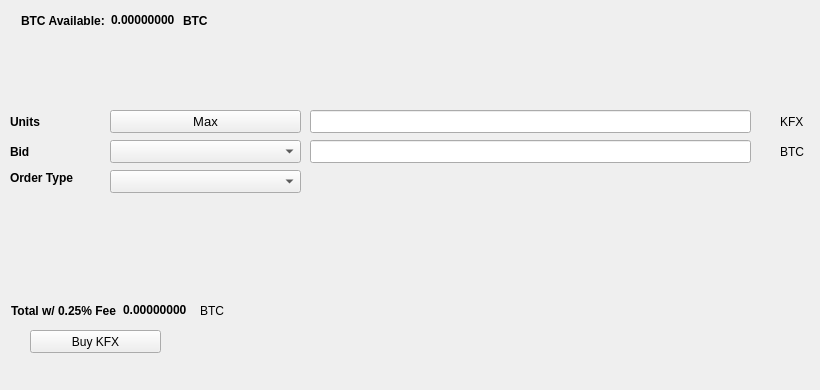
   <widget class="QWidget" name="BuyTab">
    <attribute name="title">
     <string>Buy</string>
    </attribute>
    <widget class="QPushButton" name="BuyKFX">
     <property name="geometry">
      <rect>
       <x>30</x>
       <y>330</y>
       <width>131</width>
       <height>23</height>
      </rect>
     </property>
     <property name="text">
      <string>Buy KFX</string>
     </property>
     <property name="icon">
      <iconset resource="../kfx.qrc">
       <normaloff>:/icons/bitcoin</normaloff>:/icons/bitcoin</iconset>
     </property>
    </widget>
    <widget class="QLabel" name="label_3">
     <property name="geometry">
      <rect>
       <x>10</x>
       <y>110</y>
       <width>46</width>
       <height>23</height>
      </rect>
     </property>
     <property name="font">
      <font>
       <weight>75</weight>
       <bold>true</bold>
      </font>
     </property>
     <property name="text">
      <string>Units</string>
     </property>
    </widget>
    <widget class="QLineEdit" name="UnitsInput">
     <property name="geometry">
      <rect>
       <x>310</x>
       <y>110</y>
       <width>441</width>
       <height>23</height>
      </rect>
     </property>
     <property name="font">
      <font>
       <pointsize>9</pointsize>
       <weight>75</weight>
       <bold>true</bold>
      </font>
     </property>
    </widget>
    <widget class="QLineEdit" name="BuyBidPriceEdit">
     <property name="geometry">
      <rect>
       <x>310</x>
       <y>140</y>
       <width>441</width>
       <height>23</height>
      </rect>
     </property>
     <property name="font">
      <font>
       <pointsize>9</pointsize>
       <weight>75</weight>
       <bold>true</bold>
      </font>
     </property>
    </widget>
    <widget class="QLabel" name="label_4">
     <property name="geometry">
      <rect>
       <x>780</x>
       <y>110</y>
       <width>31</width>
       <height>23</height>
      </rect>
     </property>
     <property name="text">
      <string>KFX</string>
     </property>
    </widget>
    <widget class="QLabel" name="label_5">
     <property name="geometry">
      <rect>
       <x>780</x>
       <y>140</y>
       <width>31</width>
       <height>23</height>
      </rect>
     </property>
     <property name="text">
      <string>BTC</string>
     </property>
    </widget>
    <widget class="QLabel" name="label_6">
     <property name="geometry">
      <rect>
       <x>10</x>
       <y>140</y>
       <width>46</width>
       <height>23</height>
      </rect>
     </property>
     <property name="font">
      <font>
       <weight>75</weight>
       <bold>true</bold>
      </font>
     </property>
     <property name="text">
      <string>Bid</string>
     </property>
    </widget>
    <widget class="QLabel" name="label_7">
     <property name="geometry">
      <rect>
       <x>10</x>
       <y>170</y>
       <width>91</width>
       <height>16</height>
      </rect>
     </property>
     <property name="font">
      <font>
       <weight>75</weight>
       <bold>true</bold>
      </font>
     </property>
     <property name="text">
      <string>Order Type</string>
     </property>
    </widget>
    <widget class="QPushButton" name="Buy_Max_Amount">
     <property name="geometry">
      <rect>
       <x>110</x>
       <y>110</y>
       <width>191</width>
       <height>23</height>
      </rect>
     </property>
     <property name="font">
      <font>
       <pointsize>10</pointsize>
      </font>
     </property>
     <property name="text">
      <string>Max</string>
     </property>
    </widget>
    <widget class="QComboBox" name="BuyBidcomboBox">
     <property name="geometry">
      <rect>
       <x>110</x>
       <y>140</y>
       <width>191</width>
       <height>23</height>
      </rect>
     </property>
     <property name="font">
      <font>
       <pointsize>10</pointsize>
      </font>
     </property>
    </widget>
    <widget class="QComboBox" name="buyOrdertypeCombo">
     <property name="geometry">
      <rect>
       <x>110</x>
       <y>170</y>
       <width>191</width>
       <height>23</height>
      </rect>
     </property>
     <property name="font">
      <font>
       <pointsize>10</pointsize>
      </font>
     </property>
    </widget>
    <widget class="QWidget" name="layoutWidget1">
     <property name="geometry">
      <rect>
       <x>21</x>
       <y>11</y>
       <width>227</width>
       <height>19</height>
      </rect>
     </property>
     <layout class="QHBoxLayout" name="horizontalLayout_3">
      <item>
       <widget class="QLabel" name="label232">
        <property name="font">
         <font>
          <weight>75</weight>
          <bold>true</bold>
         </font>
        </property>
        <property name="text">
         <string>BTC Available:</string>
        </property>
       </widget>
      </item>
      <item>
       <widget class="QLabel" name="BtcAvailableLbl">
        <property name="palette">
         <palette>
          <active>
           <colorrole role="WindowText">
            <brush brushstyle="SolidPattern">
             <color alpha="255">
              <red>0</red>
              <green>0</green>
              <blue>0</blue>
             </color>
            </brush>
           </colorrole>
           <colorrole role="Button">
            <brush brushstyle="SolidPattern">
             <color alpha="255">
              <red>0</red>
              <green>170</green>
              <blue>0</blue>
             </color>
            </brush>
           </colorrole>
           <colorrole role="Light">
            <brush brushstyle="SolidPattern">
             <color alpha="255">
              <red>0</red>
              <green>255</green>
              <blue>0</blue>
             </color>
            </brush>
           </colorrole>
           <colorrole role="Midlight">
            <brush brushstyle="SolidPattern">
             <color alpha="255">
              <red>0</red>
              <green>212</green>
              <blue>0</blue>
             </color>
            </brush>
           </colorrole>
           <colorrole role="Dark">
            <brush brushstyle="SolidPattern">
             <color alpha="255">
              <red>0</red>
              <green>85</green>
              <blue>0</blue>
             </color>
            </brush>
           </colorrole>
           <colorrole role="Mid">
            <brush brushstyle="SolidPattern">
             <color alpha="255">
              <red>0</red>
              <green>113</green>
              <blue>0</blue>
             </color>
            </brush>
           </colorrole>
           <colorrole role="Text">
            <brush brushstyle="SolidPattern">
             <color alpha="255">
              <red>0</red>
              <green>170</green>
              <blue>0</blue>
             </color>
            </brush>
           </colorrole>
           <colorrole role="BrightText">
            <brush brushstyle="SolidPattern">
             <color alpha="255">
              <red>255</red>
              <green>255</green>
              <blue>255</blue>
             </color>
            </brush>
           </colorrole>
           <colorrole role="ButtonText">
            <brush brushstyle="SolidPattern">
             <color alpha="255">
              <red>0</red>
              <green>0</green>
              <blue>0</blue>
             </color>
            </brush>
           </colorrole>
           <colorrole role="Base">
            <brush brushstyle="SolidPattern">
             <color alpha="255">
              <red>255</red>
              <green>255</green>
              <blue>255</blue>
             </color>
            </brush>
           </colorrole>
           <colorrole role="Window">
            <brush brushstyle="SolidPattern">
             <color alpha="255">
              <red>0</red>
              <green>170</green>
              <blue>0</blue>
             </color>
            </brush>
           </colorrole>
           <colorrole role="Shadow">
            <brush brushstyle="SolidPattern">
             <color alpha="255">
              <red>0</red>
              <green>0</green>
              <blue>0</blue>
             </color>
            </brush>
           </colorrole>
           <colorrole role="AlternateBase">
            <brush brushstyle="SolidPattern">
             <color alpha="255">
              <red>127</red>
              <green>212</green>
              <blue>127</blue>
             </color>
            </brush>
           </colorrole>
           <colorrole role="ToolTipBase">
            <brush brushstyle="SolidPattern">
             <color alpha="255">
              <red>255</red>
              <green>255</green>
              <blue>220</blue>
             </color>
            </brush>
           </colorrole>
           <colorrole role="ToolTipText">
            <brush brushstyle="SolidPattern">
             <color alpha="255">
              <red>0</red>
              <green>0</green>
              <blue>0</blue>
             </color>
            </brush>
           </colorrole>
          </active>
          <inactive>
           <colorrole role="WindowText">
            <brush brushstyle="SolidPattern">
             <color alpha="255">
              <red>0</red>
              <green>0</green>
              <blue>0</blue>
             </color>
            </brush>
           </colorrole>
           <colorrole role="Button">
            <brush brushstyle="SolidPattern">
             <color alpha="255">
              <red>0</red>
              <green>170</green>
              <blue>0</blue>
             </color>
            </brush>
           </colorrole>
           <colorrole role="Light">
            <brush brushstyle="SolidPattern">
             <color alpha="255">
              <red>0</red>
              <green>255</green>
              <blue>0</blue>
             </color>
            </brush>
           </colorrole>
           <colorrole role="Midlight">
            <brush brushstyle="SolidPattern">
             <color alpha="255">
              <red>0</red>
              <green>212</green>
              <blue>0</blue>
             </color>
            </brush>
           </colorrole>
           <colorrole role="Dark">
            <brush brushstyle="SolidPattern">
             <color alpha="255">
              <red>0</red>
              <green>85</green>
              <blue>0</blue>
             </color>
            </brush>
           </colorrole>
           <colorrole role="Mid">
            <brush brushstyle="SolidPattern">
             <color alpha="255">
              <red>0</red>
              <green>113</green>
              <blue>0</blue>
             </color>
            </brush>
           </colorrole>
           <colorrole role="Text">
            <brush brushstyle="SolidPattern">
             <color alpha="255">
              <red>0</red>
              <green>170</green>
              <blue>0</blue>
             </color>
            </brush>
           </colorrole>
           <colorrole role="BrightText">
            <brush brushstyle="SolidPattern">
             <color alpha="255">
              <red>255</red>
              <green>255</green>
              <blue>255</blue>
             </color>
            </brush>
           </colorrole>
           <colorrole role="ButtonText">
            <brush brushstyle="SolidPattern">
             <color alpha="255">
              <red>0</red>
              <green>0</green>
              <blue>0</blue>
             </color>
            </brush>
           </colorrole>
           <colorrole role="Base">
            <brush brushstyle="SolidPattern">
             <color alpha="255">
              <red>255</red>
              <green>255</green>
              <blue>255</blue>
             </color>
            </brush>
           </colorrole>
           <colorrole role="Window">
            <brush brushstyle="SolidPattern">
             <color alpha="255">
              <red>0</red>
              <green>170</green>
              <blue>0</blue>
             </color>
            </brush>
           </colorrole>
           <colorrole role="Shadow">
            <brush brushstyle="SolidPattern">
             <color alpha="255">
              <red>0</red>
              <green>0</green>
              <blue>0</blue>
             </color>
            </brush>
           </colorrole>
           <colorrole role="AlternateBase">
            <brush brushstyle="SolidPattern">
             <color alpha="255">
              <red>127</red>
              <green>212</green>
              <blue>127</blue>
             </color>
            </brush>
           </colorrole>
           <colorrole role="ToolTipBase">
            <brush brushstyle="SolidPattern">
             <color alpha="255">
              <red>255</red>
              <green>255</green>
              <blue>220</blue>
             </color>
            </brush>
           </colorrole>
           <colorrole role="ToolTipText">
            <brush brushstyle="SolidPattern">
             <color alpha="255">
              <red>0</red>
              <green>0</green>
              <blue>0</blue>
             </color>
            </brush>
           </colorrole>
          </inactive>
          <disabled>
           <colorrole role="WindowText">
            <brush brushstyle="SolidPattern">
             <color alpha="255">
              <red>0</red>
              <green>85</green>
              <blue>0</blue>
             </color>
            </brush>
           </colorrole>
           <colorrole role="Button">
            <brush brushstyle="SolidPattern">
             <color alpha="255">
              <red>0</red>
              <green>170</green>
              <blue>0</blue>
             </color>
            </brush>
           </colorrole>
           <colorrole role="Light">
            <brush brushstyle="SolidPattern">
             <color alpha="255">
              <red>0</red>
              <green>255</green>
              <blue>0</blue>
             </color>
            </brush>
           </colorrole>
           <colorrole role="Midlight">
            <brush brushstyle="SolidPattern">
             <color alpha="255">
              <red>0</red>
              <green>212</green>
              <blue>0</blue>
             </color>
            </brush>
           </colorrole>
           <colorrole role="Dark">
            <brush brushstyle="SolidPattern">
             <color alpha="255">
              <red>0</red>
              <green>85</green>
              <blue>0</blue>
             </color>
            </brush>
           </colorrole>
           <colorrole role="Mid">
            <brush brushstyle="SolidPattern">
             <color alpha="255">
              <red>0</red>
              <green>113</green>
              <blue>0</blue>
             </color>
            </brush>
           </colorrole>
           <colorrole role="Text">
            <brush brushstyle="SolidPattern">
             <color alpha="255">
              <red>0</red>
              <green>85</green>
              <blue>0</blue>
             </color>
            </brush>
           </colorrole>
           <colorrole role="BrightText">
            <brush brushstyle="SolidPattern">
             <color alpha="255">
              <red>255</red>
              <green>255</green>
              <blue>255</blue>
             </color>
            </brush>
           </colorrole>
           <colorrole role="ButtonText">
            <brush brushstyle="SolidPattern">
             <color alpha="255">
              <red>0</red>
              <green>85</green>
              <blue>0</blue>
             </color>
            </brush>
           </colorrole>
           <colorrole role="Base">
            <brush brushstyle="SolidPattern">
             <color alpha="255">
              <red>0</red>
              <green>170</green>
              <blue>0</blue>
             </color>
            </brush>
           </colorrole>
           <colorrole role="Window">
            <brush brushstyle="SolidPattern">
             <color alpha="255">
              <red>0</red>
              <green>170</green>
              <blue>0</blue>
             </color>
            </brush>
           </colorrole>
           <colorrole role="Shadow">
            <brush brushstyle="SolidPattern">
             <color alpha="255">
              <red>0</red>
              <green>0</green>
              <blue>0</blue>
             </color>
            </brush>
           </colorrole>
           <colorrole role="AlternateBase">
            <brush brushstyle="SolidPattern">
             <color alpha="255">
              <red>0</red>
              <green>170</green>
              <blue>0</blue>
             </color>
            </brush>
           </colorrole>
           <colorrole role="ToolTipBase">
            <brush brushstyle="SolidPattern">
             <color alpha="255">
              <red>255</red>
              <green>255</green>
              <blue>220</blue>
             </color>
            </brush>
           </colorrole>
           <colorrole role="ToolTipText">
            <brush brushstyle="SolidPattern">
             <color alpha="255">
              <red>0</red>
              <green>0</green>
              <blue>0</blue>
             </color>
            </brush>
           </colorrole>
          </disabled>
         </palette>
        </property>
        <property name="font">
         <font>
          <weight>75</weight>
          <bold>true</bold>
         </font>
        </property>
        <property name="text">
         <string>0.00000000</string>
        </property>
        <property name="textInteractionFlags">
         <set>Qt::LinksAccessibleByMouse|Qt::TextSelectableByKeyboard|Qt::TextSelectableByMouse</set>
        </property>
       </widget>
      </item>
      <item>
       <widget class="QLabel" name="BtcAvailableLbl_2">
        <property name="font">
         <font>
          <weight>75</weight>
          <bold>true</bold>
         </font>
        </property>
        <property name="text">
         <string>BTC</string>
        </property>
       </widget>
      </item>
     </layout>
    </widget>
    <widget class="QWidget" name="layoutWidge2">
     <property name="geometry">
      <rect>
       <x>11</x>
       <y>301</y>
       <width>259</width>
       <height>19</height>
      </rect>
     </property>
     <layout class="QHBoxLayout" name="horizontalLayout_4">
      <item>
       <widget class="QLabel" name="label_9">
        <property name="font">
         <font>
          <weight>75</weight>
          <bold>true</bold>
         </font>
        </property>
        <property name="text">
         <string>Total w/ 0.25% Fee</string>
        </property>
       </widget>
      </item>
      <item>
       <widget class="QLabel" name="BuyCostLabel">
        <property name="palette">
         <palette>
          <active>
           <colorrole role="WindowText">
            <brush brushstyle="SolidPattern">
             <color alpha="255">
              <red>0</red>
              <green>0</green>
              <blue>0</blue>
             </color>
            </brush>
           </colorrole>
           <colorrole role="Button">
            <brush brushstyle="SolidPattern">
             <color alpha="255">
              <red>0</red>
              <green>170</green>
              <blue>0</blue>
             </color>
            </brush>
           </colorrole>
           <colorrole role="Light">
            <brush brushstyle="SolidPattern">
             <color alpha="255">
              <red>0</red>
              <green>255</green>
              <blue>0</blue>
             </color>
            </brush>
           </colorrole>
           <colorrole role="Midlight">
            <brush brushstyle="SolidPattern">
             <color alpha="255">
              <red>0</red>
              <green>212</green>
              <blue>0</blue>
             </color>
            </brush>
           </colorrole>
           <colorrole role="Dark">
            <brush brushstyle="SolidPattern">
             <color alpha="255">
              <red>0</red>
              <green>85</green>
              <blue>0</blue>
             </color>
            </brush>
           </colorrole>
           <colorrole role="Mid">
            <brush brushstyle="SolidPattern">
             <color alpha="255">
              <red>0</red>
              <green>113</green>
              <blue>0</blue>
             </color>
            </brush>
           </colorrole>
           <colorrole role="Text">
            <brush brushstyle="SolidPattern">
             <color alpha="255">
              <red>0</red>
              <green>170</green>
              <blue>0</blue>
             </color>
            </brush>
           </colorrole>
           <colorrole role="BrightText">
            <brush brushstyle="SolidPattern">
             <color alpha="255">
              <red>255</red>
              <green>255</green>
              <blue>255</blue>
             </color>
            </brush>
           </colorrole>
           <colorrole role="ButtonText">
            <brush brushstyle="SolidPattern">
             <color alpha="255">
              <red>0</red>
              <green>0</green>
              <blue>0</blue>
             </color>
            </brush>
           </colorrole>
           <colorrole role="Base">
            <brush brushstyle="SolidPattern">
             <color alpha="255">
              <red>255</red>
              <green>255</green>
              <blue>255</blue>
             </color>
            </brush>
           </colorrole>
           <colorrole role="Window">
            <brush brushstyle="SolidPattern">
             <color alpha="255">
              <red>0</red>
              <green>170</green>
              <blue>0</blue>
             </color>
            </brush>
           </colorrole>
           <colorrole role="Shadow">
            <brush brushstyle="SolidPattern">
             <color alpha="255">
              <red>0</red>
              <green>0</green>
              <blue>0</blue>
             </color>
            </brush>
           </colorrole>
           <colorrole role="AlternateBase">
            <brush brushstyle="SolidPattern">
             <color alpha="255">
              <red>127</red>
              <green>212</green>
              <blue>127</blue>
             </color>
            </brush>
           </colorrole>
           <colorrole role="ToolTipBase">
            <brush brushstyle="SolidPattern">
             <color alpha="255">
              <red>255</red>
              <green>255</green>
              <blue>220</blue>
             </color>
            </brush>
           </colorrole>
           <colorrole role="ToolTipText">
            <brush brushstyle="SolidPattern">
             <color alpha="255">
              <red>0</red>
              <green>0</green>
              <blue>0</blue>
             </color>
            </brush>
           </colorrole>
          </active>
          <inactive>
           <colorrole role="WindowText">
            <brush brushstyle="SolidPattern">
             <color alpha="255">
              <red>0</red>
              <green>0</green>
              <blue>0</blue>
             </color>
            </brush>
           </colorrole>
           <colorrole role="Button">
            <brush brushstyle="SolidPattern">
             <color alpha="255">
              <red>0</red>
              <green>170</green>
              <blue>0</blue>
             </color>
            </brush>
           </colorrole>
           <colorrole role="Light">
            <brush brushstyle="SolidPattern">
             <color alpha="255">
              <red>0</red>
              <green>255</green>
              <blue>0</blue>
             </color>
            </brush>
           </colorrole>
           <colorrole role="Midlight">
            <brush brushstyle="SolidPattern">
             <color alpha="255">
              <red>0</red>
              <green>212</green>
              <blue>0</blue>
             </color>
            </brush>
           </colorrole>
           <colorrole role="Dark">
            <brush brushstyle="SolidPattern">
             <color alpha="255">
              <red>0</red>
              <green>85</green>
              <blue>0</blue>
             </color>
            </brush>
           </colorrole>
           <colorrole role="Mid">
            <brush brushstyle="SolidPattern">
             <color alpha="255">
              <red>0</red>
              <green>113</green>
              <blue>0</blue>
             </color>
            </brush>
           </colorrole>
           <colorrole role="Text">
            <brush brushstyle="SolidPattern">
             <color alpha="255">
              <red>0</red>
              <green>170</green>
              <blue>0</blue>
             </color>
            </brush>
           </colorrole>
           <colorrole role="BrightText">
            <brush brushstyle="SolidPattern">
             <color alpha="255">
              <red>255</red>
              <green>255</green>
              <blue>255</blue>
             </color>
            </brush>
           </colorrole>
           <colorrole role="ButtonText">
            <brush brushstyle="SolidPattern">
             <color alpha="255">
              <red>0</red>
              <green>0</green>
              <blue>0</blue>
             </color>
            </brush>
           </colorrole>
           <colorrole role="Base">
            <brush brushstyle="SolidPattern">
             <color alpha="255">
              <red>255</red>
              <green>255</green>
              <blue>255</blue>
             </color>
            </brush>
           </colorrole>
           <colorrole role="Window">
            <brush brushstyle="SolidPattern">
             <color alpha="255">
              <red>0</red>
              <green>170</green>
              <blue>0</blue>
             </color>
            </brush>
           </colorrole>
           <colorrole role="Shadow">
            <brush brushstyle="SolidPattern">
             <color alpha="255">
              <red>0</red>
              <green>0</green>
              <blue>0</blue>
             </color>
            </brush>
           </colorrole>
           <colorrole role="AlternateBase">
            <brush brushstyle="SolidPattern">
             <color alpha="255">
              <red>127</red>
              <green>212</green>
              <blue>127</blue>
             </color>
            </brush>
           </colorrole>
           <colorrole role="ToolTipBase">
            <brush brushstyle="SolidPattern">
             <color alpha="255">
              <red>255</red>
              <green>255</green>
              <blue>220</blue>
             </color>
            </brush>
           </colorrole>
           <colorrole role="ToolTipText">
            <brush brushstyle="SolidPattern">
             <color alpha="255">
              <red>0</red>
              <green>0</green>
              <blue>0</blue>
             </color>
            </brush>
           </colorrole>
          </inactive>
          <disabled>
           <colorrole role="WindowText">
            <brush brushstyle="SolidPattern">
             <color alpha="255">
              <red>0</red>
              <green>85</green>
              <blue>0</blue>
             </color>
            </brush>
           </colorrole>
           <colorrole role="Button">
            <brush brushstyle="SolidPattern">
             <color alpha="255">
              <red>0</red>
              <green>170</green>
              <blue>0</blue>
             </color>
            </brush>
           </colorrole>
           <colorrole role="Light">
            <brush brushstyle="SolidPattern">
             <color alpha="255">
              <red>0</red>
              <green>255</green>
              <blue>0</blue>
             </color>
            </brush>
           </colorrole>
           <colorrole role="Midlight">
            <brush brushstyle="SolidPattern">
             <color alpha="255">
              <red>0</red>
              <green>212</green>
              <blue>0</blue>
             </color>
            </brush>
           </colorrole>
           <colorrole role="Dark">
            <brush brushstyle="SolidPattern">
             <color alpha="255">
              <red>0</red>
              <green>85</green>
              <blue>0</blue>
             </color>
            </brush>
           </colorrole>
           <colorrole role="Mid">
            <brush brushstyle="SolidPattern">
             <color alpha="255">
              <red>0</red>
              <green>113</green>
              <blue>0</blue>
             </color>
            </brush>
           </colorrole>
           <colorrole role="Text">
            <brush brushstyle="SolidPattern">
             <color alpha="255">
              <red>0</red>
              <green>85</green>
              <blue>0</blue>
             </color>
            </brush>
           </colorrole>
           <colorrole role="BrightText">
            <brush brushstyle="SolidPattern">
             <color alpha="255">
              <red>255</red>
              <green>255</green>
              <blue>255</blue>
             </color>
            </brush>
           </colorrole>
           <colorrole role="ButtonText">
            <brush brushstyle="SolidPattern">
             <color alpha="255">
              <red>0</red>
              <green>85</green>
              <blue>0</blue>
             </color>
            </brush>
           </colorrole>
           <colorrole role="Base">
            <brush brushstyle="SolidPattern">
             <color alpha="255">
              <red>0</red>
              <green>170</green>
              <blue>0</blue>
             </color>
            </brush>
           </colorrole>
           <colorrole role="Window">
            <brush brushstyle="SolidPattern">
             <color alpha="255">
              <red>0</red>
              <green>170</green>
              <blue>0</blue>
             </color>
            </brush>
           </colorrole>
           <colorrole role="Shadow">
            <brush brushstyle="SolidPattern">
             <color alpha="255">
              <red>0</red>
              <green>0</green>
              <blue>0</blue>
             </color>
            </brush>
           </colorrole>
           <colorrole role="AlternateBase">
            <brush brushstyle="SolidPattern">
             <color alpha="255">
              <red>0</red>
              <green>170</green>
              <blue>0</blue>
             </color>
            </brush>
           </colorrole>
           <colorrole role="ToolTipBase">
            <brush brushstyle="SolidPattern">
             <color alpha="255">
              <red>255</red>
              <green>255</green>
              <blue>220</blue>
             </color>
            </brush>
           </colorrole>
           <colorrole role="ToolTipText">
            <brush brushstyle="SolidPattern">
             <color alpha="255">
              <red>0</red>
              <green>0</green>
              <blue>0</blue>
             </color>
            </brush>
           </colorrole>
          </disabled>
         </palette>
        </property>
        <property name="font">
         <font>
          <weight>75</weight>
          <bold>true</bold>
         </font>
        </property>
        <property name="autoFillBackground">
         <bool>false</bool>
        </property>
        <property name="text">
         <string>0.00000000</string>
        </property>
        <property name="textInteractionFlags">
         <set>Qt::LinksAccessibleByMouse|Qt::TextSelectableByMouse</set>
        </property>
       </widget>
      </item>
      <item>
       <widget class="QLabel" name="label_10">
        <property name="font">
         <font>
          <weight>50</weight>
          <bold>false</bold>
         </font>
        </property>
        <property name="text">
         <string>BTC</string>
        </property>
       </widget>
      </item>
     </layout>
    </widget>
    <widget class="QLabel" name="label_24">
     <property name="geometry">
      <rect>
       <x>460</x>
       <y>300</y>
       <width>281</width>
       <height>81</height>
      </rect>
     </property>
     <property name="text">
      <string/>
     </property>
     <property name="pixmap">
      <pixmap>:/images/bittrex</pixmap>
     </property>
    </widget>
   </widget>
